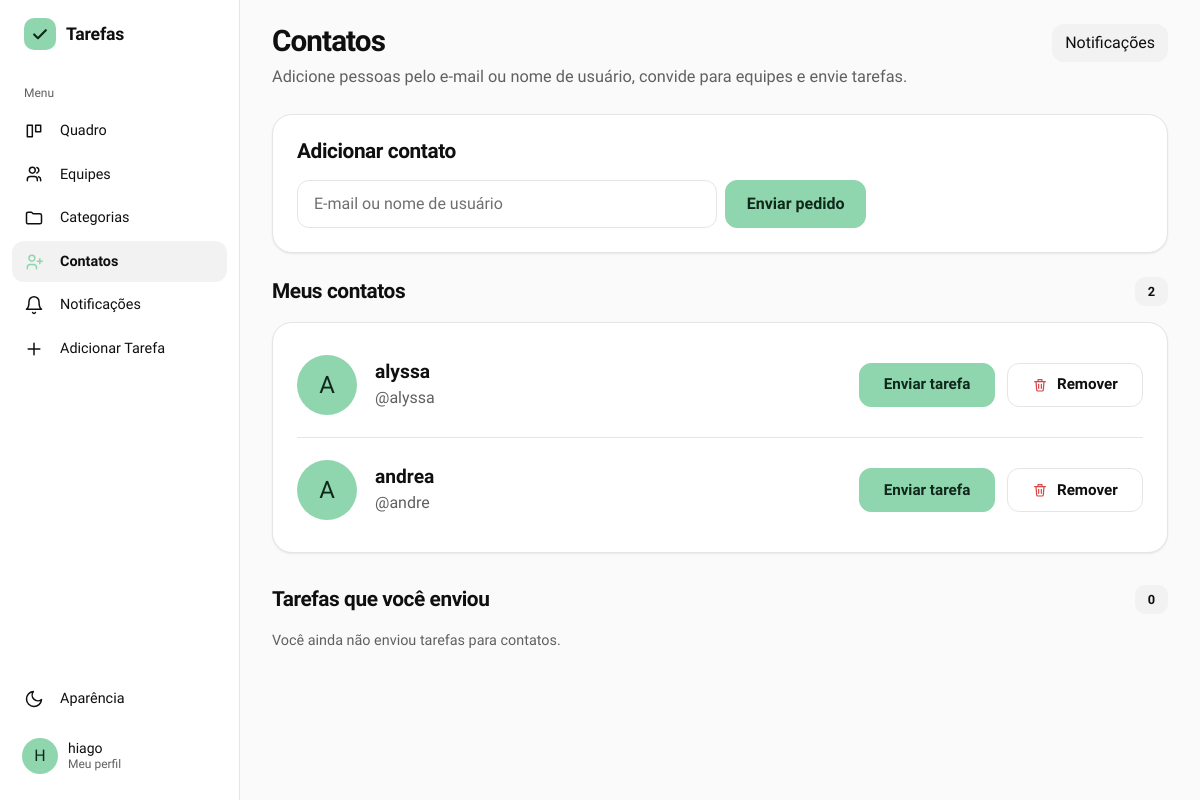
/contatos (signed in), run on an earlier commit of the app's database.
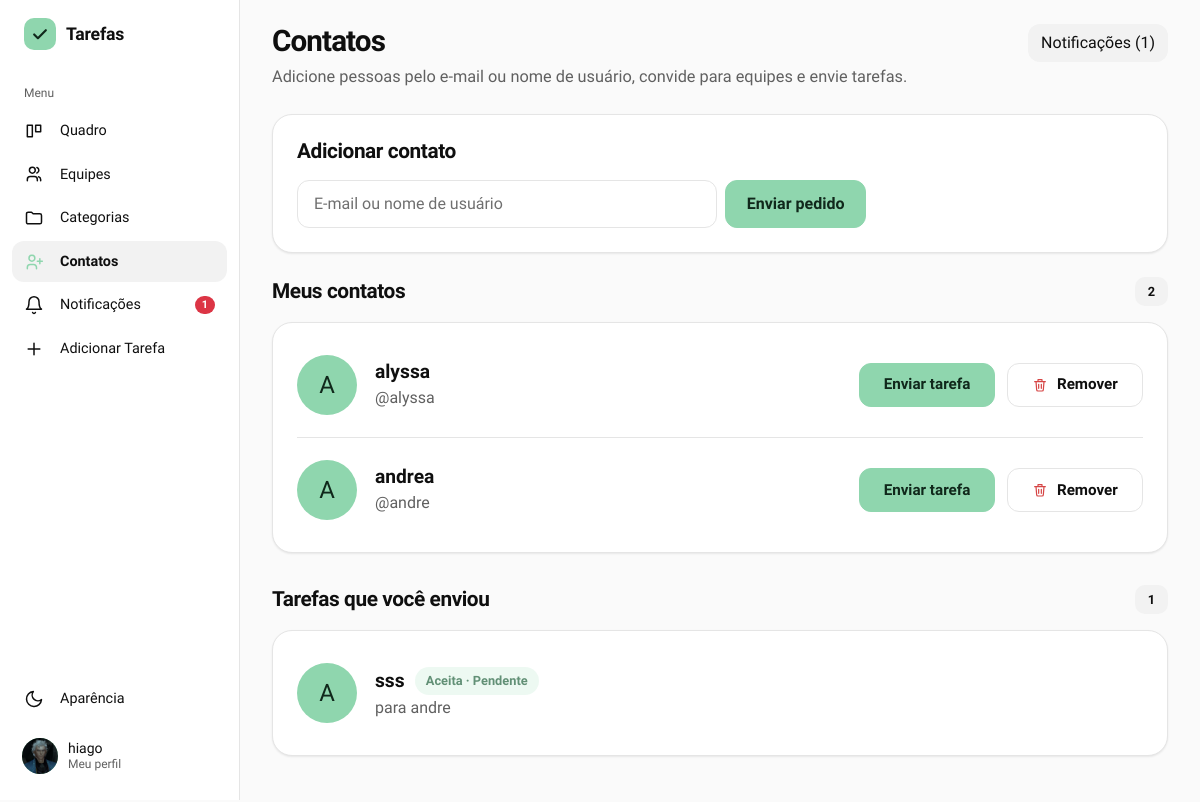
And on a later commit of the database.
### gerenciador_de_tarefas/models.py (models this page shows)
class Usuario(db.Model, UserMixin):
    id = db.Column(db.Integer, primary_key=True)
    nomeUsuario = db.Column(db.String(50), unique=True, nullable=False)
    email = db.Column(db.String(254), unique=True, nullable=False)
    senha = db.Column(db.String(255), nullable=False)
    nome = db.Column(db.String(100), nullable=False)
    tarefasCriadas = db.relationship('Tarefa', backref='criador', foreign_keys='Tarefa.criador_id', lazy=True)
    tarefasAtribuidas = db.relationship('Tarefa', backref='responsavel', foreign_keys='Tarefa.responsavel_id', lazy=True)
    cargo = db.Column(db.String(20), nullable=False, default='usuario') #admin ou usuario
    foto_perfil = db.Column(db.String(200), nullable=True, default='default.png')
    ordenacao_quadro = db.Column(db.String(30), nullable=False, default='padrao')

class Tarefa(db.Model):
    id = db.Column(db.Integer, primary_key=True)
    titulo = db.Column(db.String(150), nullable=False)
    descricao = db.Column(db.Text, nullable=False)
    status = db.Column(db.String(20), nullable=False, default='Pendente')
    prioridade = db.Column(db.String(20), nullable=False, default='A definir')
    prazo = db.Column(db.DateTime, nullable=True, index=True)
    criador_id = db.Column(db.Integer, db.ForeignKey('usuario.id'), nullable=False)
    responsavel_id = db.Column(db.Integer, db.ForeignKey('usuario.id'), nullable=False)
    equipe_id = db.Column(db.Integer, db.ForeignKey('equipe.id'), nullable=True)
    categoria_id = db.Column(db.Integer, db.ForeignKey('categoria.id'), nullable=True)
    subtarefas = db.relationship('Subtarefa', backref='tarefa', cascade='all, delete-orphan', lazy=True)
    aceite = db.Column(db.String(20), nullable=False, default='aceita', server_default='aceita')

### gerenciador_de_tarefas/app.py (the view)
@app.route('/contatos')
@login_required
def contatos():
    pedidos_enviados = Contato.query.filter_by(
        solicitante_id=current_user.id, status='pendente'
    ).order_by(Contato.criado_em.desc()).all()
    tarefas_enviadas = Tarefa.query.filter(
        Tarefa.criador_id == current_user.id,
        Tarefa.responsavel_id != current_user.id,
        Tarefa.equipe_id.is_(None)
    ).order_by(Tarefa.id.desc()).all()
    pendentes_por_contato = {}
    for t in tarefas_enviadas:
        if t.aceite == 'aguardando':
            pendentes_por_contato[t.responsavel_id] = pendentes_por_contato.get(t.responsavel_id, 0) + 1
    return render_template('contatos.html',
                           contatos=contatos_aceitos(),
                           pedidos_enviados=pedidos_enviados,
                           tarefas_enviadas=tarefas_enviadas,
                           pendentes_por_contato=pendentes_por_contato,
                           limite_tarefas=LIMITE_TAREFAS_PENDENTES_POR_CONTATO)

### gerenciador_de_tarefas/app.py (called while the page is built)
@login_manager.user_loader
def load_user(user_id):
    return db.session.get(Usuario, int(user_id))

@app.context_processor
def injetar_categorias_globais():
    if current_user.is_authenticated:
        return dict(categorias_globais=categorias_acessiveis())
    return dict(categorias_globais=[])

@app.context_processor
def injetar_notificacoes():
    if not current_user.is_authenticated:
        return dict(n_notificacoes=0)
    n = (Contato.query.filter_by(destinatario_id=current_user.id, status='pendente').count()
         + ConviteEquipe.query.filter_by(convidado_id=current_user.id).count()
         + Tarefa.query.filter_by(responsavel_id=current_user.id, aceite='aguardando').count())
    return dict(n_notificacoes=n)

def contatos_aceitos():
    vinculos = Contato.query.filter(
        Contato.status == 'aceito',
        or_(Contato.solicitante_id == current_user.id, Contato.destinatario_id == current_user.id)
    ).all()
    ids = [c.destinatario_id if c.solicitante_id == current_user.id else c.solicitante_id for c in vinculos]
    if not ids:
        return []
    return Usuario.query.filter(Usuario.id.in_(ids)).order_by(Usuario.nomeUsuario).all()

def categorias_do_usuario():
    return Categoria.query.filter_by(usuario_id=current_user.id).order_by(Categoria.nome).all()

def categorias_acessiveis():
    proprias = categorias_do_usuario()
    de_outros = [cs.categoria for cs in CategoriaCompartilhada.query.filter_by(usuario_id=current_user.id).all()]
    return proprias + sorted(de_outros, key=lambda c: c.nome.lower())

### gerenciador_de_tarefas/templates/contatos.html (shortened to what this page needs)
{% extends "base.html" %}
{% block content %}
{% macro avatar(u) -%}
    {% if u.foto_perfil and u.foto_perfil != 'default.png' %}
        <img src="{{ url_for('static', filename='uploads/' + u.foto_perfil) }}" alt="" class="usuario-foto" />
    {% else %}
        <span class="usuario-foto">{{ u.nomeUsuario[:1]|upper }}</span>
    {% endif %}
{%- endmacro %}
{% set rotulo = {'aguardando': 'Aguardando aceite', 'aceita': 'Aceita', 'recusada': 'Recusada'} %}
<div class="eq-topo">
    <div>
        <h1 class="titulo-pagina">Contatos</h1>
        <p class="eq-subtitulo">Adicione pessoas pelo e-mail ou nome de usuário, convide para equipes e envie tarefas.</p>
    </div>
    <a href="{{ url_for('notificacoes') }}" class="btn btn-outline-secondary">
        Notificações{% if n_notificacoes %} ({{ n_notificacoes }}){% endif %}
    </a>
</div>
<section class="cartao mb-4">
    <h2 class="eq-secao-titulo mb-3">Adicionar contato</h2>
    <form method="POST" action="{{ url_for('adicionar_contato') }}" class="d-flex gap-2 flex-wrap">
        <input type="text" name="identificador" class="form-control" style="max-width: 420px;"
               placeholder="E-mail ou nome de usuário" autocomplete="off" required>
        <button type="submit" class="btn btn-principal">Enviar pedido</button>
    </form>
</section>
<section class="eq-secao">
    <div class="eq-secao-cab">
        <h2 class="eq-secao-titulo">Meus contatos</h2>
        <span class="eq-contagem">{{ contatos|length }}</span>
    </div>
    {% if contatos %}
    <div class="cartao">
        {% for u in contatos %}
        <div class="contato-item {{ 'border-top' if not loop.first }}">
            <div class="contato-linha">
                {{ avatar(u) }}
                <div class="contato-info">
                    <div class="contato-nome">{{ u.nome or u.nomeUsuario }}</div>
                    <div class="contato-usuario">@{{ u.nomeUsuario }}</div>
                </div>
                <div class="contato-acoes">
                    <button type="button" class="btn btn-principal"
                            data-bs-toggle="collapse" data-bs-target="#enviar-{{ u.id }}">Enviar tarefa</button>
                    <form method="POST" action="{{ url_for('remover_contato', usuario_id=u.id) }}"
                          onsubmit="return confirm('Remover este contato? Tarefas e convites ainda pendentes entre vocês serão apagados e as categorias compartilhadas deixam de ser compartilhadas.');">
                        <button type="submit" class="btn btn-outline-secondary eqp-contorno btn-remover-contato">
                            <span class="eqp-ico-perigo"><svg width="16" height="16" viewBox="0 0 24 24" fill="none" stroke="currentColor" stroke-width="1.8" stroke-linecap="round" stroke-linejoin="round" aria-hidden="true"><path d="M4 7h16M10 11v6M14 11v6M6 7l1 12a2 2 0 002 2h6a2 2 0 002-2l1-12M9 7V4h6v3"/></svg></span>
                            Remover
                        </button>
                    </form>
                </div>
            </div>
        </div>
        {% endfor %}
    </div>
    {% else %}
    <div class="eq-vazio">
        <h3 class="eq-vazio-titulo">Você ainda não tem contatos</h3>
        <p>Envie um pedido usando o e-mail ou o nome de usuário de alguém.</p>
    </div>
    {% endif %}
</section>
<section class="eq-secao mb-5">
    <div class="eq-secao-cab">
        <h2 class="eq-secao-titulo">Tarefas que você enviou</h2>
        <span class="eq-contagem">{{ tarefas_enviadas|length }}</span>
    </div>
    {% if tarefas_enviadas %}
    <div class="cartao">
        {% for t in tarefas_enviadas %}
        <div class="contato-item {{ 'border-top' if not loop.first }}">
            <div class="contato-linha">
                {{ avatar(t.responsavel) }}
                <div class="contato-info">
                    <div class="contato-nome-linha">
                        <span class="contato-nome">{{ t.titulo }}</span>
                        <span class="eq-tag">{{ rotulo[t.aceite] }}{% if t.aceite == 'aceita' %} · {{ t.status }}{% endif %}</span>
                    </div>
                    <div class="contato-usuario contato-usuario-livre">para {{ t.responsavel.nomeUsuario }}</div>
                </div>
            </div>
        </div>
        {% endfor %}
    </div>
    {% else %}
    <p class="eqp-ajuda">Você ainda não enviou tarefas para contatos.</p>
    {% endif %}
</section>
{% endblock %}

### gerenciador_de_tarefas/templates/base.html (shortened to what this page needs)
<!doctype html>
<html lang="pt-br">
  <head>
    <link
      rel="stylesheet"
      href="https://cdn.jsdelivr.net/npm/bootstrap@5.3.0/dist/css/bootstrap.min.css"
    />
    <link
      rel="stylesheet"
      href="{{ url_for('static', filename='static.css') }}"
    />
    <link rel="stylesheet" href="https://cdn.jsdelivr.net/npm/flatpickr/dist/flatpickr.min.css">
    <link rel="stylesheet" href="https://cdn.jsdelivr.net/npm/flatpickr/dist/themes/dark.css">
  </head>
  <body>
    {% macro aparencia(direcao='dropup') %}
    <div class="{{ direcao }}">
      <button
        class="menu-item"
        type="button"
        data-bs-toggle="dropdown"
        data-bs-auto-close="outside"
        aria-expanded="false"
      >
        <svg viewBox="0 0 24 24" fill="none" stroke="currentColor" stroke-width="1.8" stroke-linecap="round" stroke-linejoin="round" aria-hidden="true"><path d="M21 12.8A9 9 0 1111.2 3a7 7 0 009.8 9.8z"/></svg>
        <span>Aparência</span>
      </button>
    </div>
    {% endmacro %}
    {% macro logo() %}
    <span class="marca-icone">
      <svg width="20" height="20" viewBox="0 0 24 24" fill="none" stroke="currentColor" stroke-width="2.6" stroke-linecap="round" stroke-linejoin="round" aria-hidden="true"><path d="M5 12.5l4.5 4.5L19 7.5"/></svg>
    </span>
    {% endmacro %}
    {% set ep = request.endpoint or '' %}
    {% if current_user.is_authenticated %}
    <div class="app">
      <aside class="lateral" aria-label="Menu principal">
        <a
          class="marca"
          href="{{ url_for('admin_dashboard') if current_user.cargo == 'admin' else url_for('quadro') }}"
        >{{ logo() }}<span>Tarefas</span></a>
        <div class="menu-titulo">Menu</div>
        <a class="menu-item {{ 'ativo' if ep == 'quadro' }}" href="{{ url_for('quadro') }}">
          <svg viewBox="0 0 24 24" fill="none" stroke="currentColor" stroke-width="1.8" stroke-linecap="round" stroke-linejoin="round" aria-hidden="true"><path d="M4 5h6v14H4zM14 5h6v8h-6z"/></svg>
          <span>Quadro</span>
        </a>
        <a class="menu-item {{ 'ativo' if ep in ['equipes', 'ver_equipe', 'adicionar_tarefa_equipe'] }}" href="{{ url_for('equipes') }}">
          <svg viewBox="0 0 24 24" fill="none" stroke="currentColor" stroke-width="1.8" stroke-linecap="round" stroke-linejoin="round" aria-hidden="true"><path d="M16 20v-1.5a3.5 3.5 0 00-3.5-3.5h-5A3.5 3.5 0 004 18.5V20M10 11a3.5 3.5 0 100-7 3.5 3.5 0 000 7zM20 20v-1.5a3.5 3.5 0 00-2.5-3.3M15.5 4.2a3.5 3.5 0 010 6.6"/></svg>
          <span>Equipes</span>
        </a>
        <a class="menu-item {{ 'ativo' if ep in ['ver_categorias', 'ver_categoria'] }}" href="{{ url_for('ver_categorias') }}">
          <svg viewBox="0 0 24 24" fill="none" stroke="currentColor" stroke-width="1.8" stroke-linejoin="round" aria-hidden="true"><path d="M3 7a2 2 0 012-2h4l2 2h8a2 2 0 012 2v8a2 2 0 01-2 2H5a2 2 0 01-2-2z"/></svg>
          <span>Categorias</span>
        </a>
        <a class="menu-item {{ 'ativo' if ep == 'contatos' }}" href="{{ url_for('contatos') }}">
          <svg viewBox="0 0 24 24" fill="none" stroke="currentColor" stroke-width="1.8" stroke-linecap="round" stroke-linejoin="round" aria-hidden="true"><path d="M15 20v-1.5a3.5 3.5 0 00-3.5-3.5h-4A3.5 3.5 0 004 18.5V20M9.5 11a3.5 3.5 0 100-7 3.5 3.5 0 000 7zM19 8v6M16 11h6"/></svg>
          <span>Contatos</span>
        </a>
        <a class="menu-item {{ 'ativo' if ep == 'notificacoes' }}" href="{{ url_for('notificacoes') }}">
          <svg viewBox="0 0 24 24" fill="none" stroke="currentColor" stroke-width="1.8" stroke-linecap="round" stroke-linejoin="round" aria-hidden="true"><path d="M6 8a6 6 0 0112 0c0 7 3 9 3 9H3s3-2 3-9M10.3 21a1.9 1.9 0 003.4 0"/></svg>
          <span>Notificações</span>
          {% if n_notificacoes %}<span class="badge rounded-pill text-bg-danger ms-auto">{{ n_notificacoes }}</span>{% endif %}
        </a>
        <a class="menu-item" href="#" data-bs-toggle="modal" data-bs-target="#modalAdicionarTarefa">
          <svg viewBox="0 0 24 24" fill="none" stroke="currentColor" stroke-width="1.8" stroke-linecap="round" aria-hidden="true"><path d="M12 5v14M5 12h14"/></svg>
          <span>Adicionar Tarefa</span>
        </a>
        <div class="menu-espaco"></div>
        {{ aparencia('dropup') }}
        <a href="#" class="usuario-card mt-2 text-decoration-none" data-bs-toggle="modal" data-bs-target="#modalPerfil" title="Meu Perfil">
          {% if current_user.foto_perfil and current_user.foto_perfil != 'default.png' %}
            <img src="{{ url_for('static', filename='uploads/' + current_user.foto_perfil) }}" alt="" class="usuario-foto" />
          {% else %}
            <span class="usuario-foto">{{ current_user.nomeUsuario[:1]|upper }}</span>
          {% endif %}
          <span class="usuario-nome">{{ current_user.nome or current_user.nomeUsuario }}<small>Meu perfil</small></span>
        </a>
      </aside>
      <main class="conteudo">
        <div class="conteudo-interno">
    {% endif %}
    {% block content %}{% endblock %}
    {% if current_user.is_authenticated %}
        </div>
      </main>
    </div>
    {% else %}
    </main>
    {% endif %}
  </body>
</html>

What changed in the data, as far as the page shows it:
changed Usuario "hiago": foto_perfil: picture added; nomeUsuario "H" → (not shown)
added Tarefa: {{ u.nomeUsuario[:1]|upper }} "A", titulo "sss", aceite "Aceita", status "Pendente", responsavel.nomeUsuario "andre"
Also different on the page:
{{ n_notificacoes }}: (not shown) → "1"
{{ tarefas_enviadas|length }}: "0" → "1"
text no longer shown: "Você ainda não enviou tarefas para contatos."
